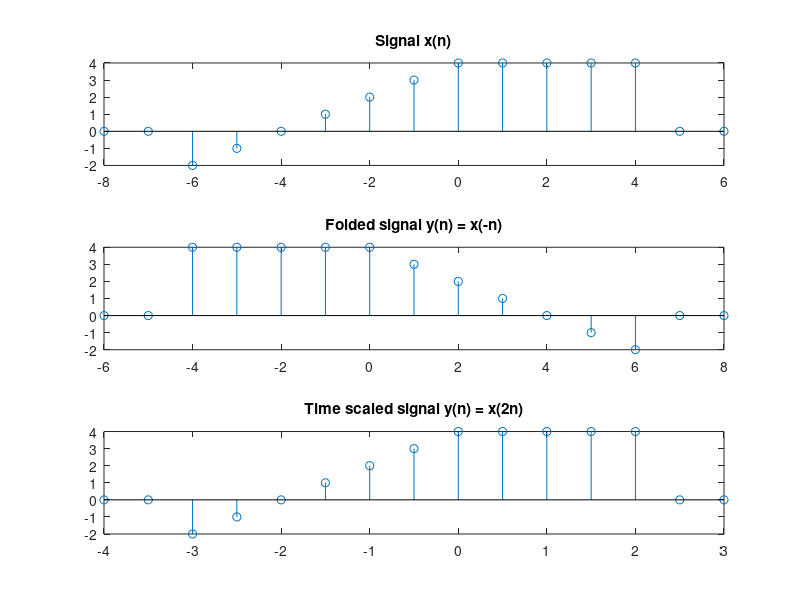

Source code (MATLAB):
n=-8:6;

x=[0 0 -2 -1 0 1 2 3 4 4 4 4 4 0 0];

subplot(3,1,1);
stem(n,x);
title('Signal x(n)');

subplot(3,1,2);
stem(-n,x);
title('Folded signal y(n) = x(-n)');


subplot(3,1,3);
stem(n/2,x);
title('Time scaled signal y(n) = x(2n)');

print -dpng figure.png
